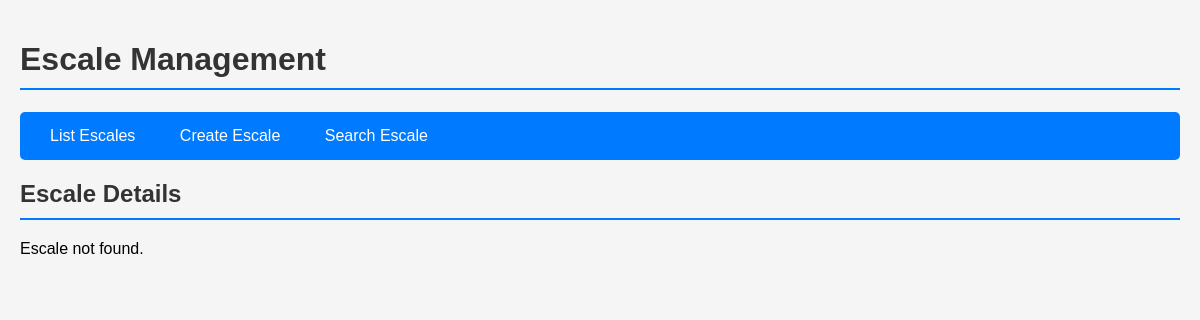
The page /escale?action=details&id=5 on the database as committed earlier.
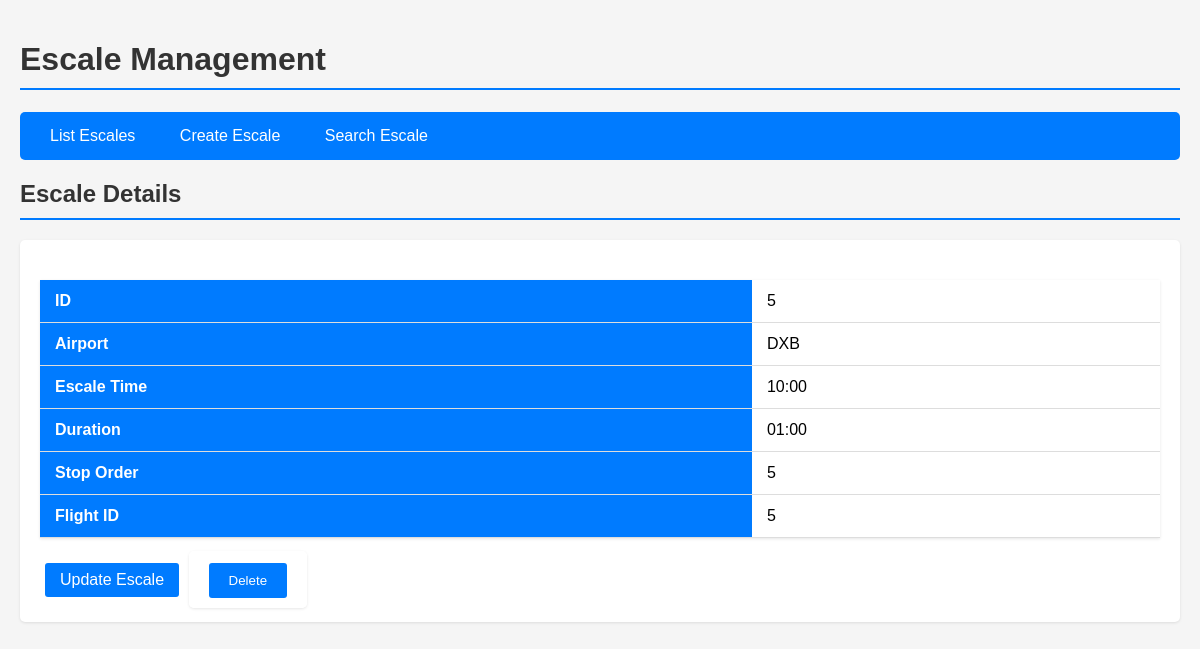
The same page on the database as committed later.
### tables this page shows
CREATE TABLE escale (
        IDESC INTEGER PRIMARY KEY AUTOINCREMENT NOT NULL,
        APORTESC VARCHAR(3) NOT NULL,
        HARMESC TIME NOT NULL,
        DURESC TIME NOT NULL,
        NOORD INT NOT NULL,
        NUMVOL INTEGER NOT NULL,
        FOREIGN KEY (NUMVOL) REFERENCES vol(NUMVOL) ON DELETE CASCADE,
        FOREIGN KEY (APORTESC) REFERENCES airport(CODEV) ON DELETE CASCADE
    );

### routes/escale_routes.py (the view, shortened to what this page needs)
@escale_routes.route("/escale", methods=["GET", "POST"])
def escale():
    action = request.args.get("action", "list")
    escale_id = request.args.get("id", type=int)
    context = {}
    if action == "list":
        context["escales"] = Escale.get_all_escale()
        context["view"] = "list"
    elif action == "details" and escale_id:
        context["escale"] = Escale.get_escale_by_id(escale_id)
        context["view"] = "details"
    elif action == "delete" and escale_id and request.method == "POST":
        Escale.delete_escale(escale_id)
        return redirect(url_for('escale_routes.escale', action='list'))
    return render_template("escale.html", context=context)

### models/escale.py (called while the page is built)
    @staticmethod
    def get_db_connection():
        conn=sqlite3.connect("airplain.db")
        conn.row_factory=sqlite3.Row
        return conn

    @staticmethod
    def get_escale_by_id(idesc):
        conn=Escale.get_db_connection()
        cursor=conn.cursor()
        cursor.execute("SELECT * FROM escale WHERE IDESC =?",(idesc,))
        row=cursor.fetchall()
        if row:
            return row
        return None

### templates/escale.html (shortened to what this page needs)
<!DOCTYPE html>
<html lang="en">
<head>
</head>
<body>
    <h1>Escale Management</h1>
    <nav>
        <a href="/escale?action=list">List Escales</a>
        <a href="/escale?action=create">Create Escale</a>
        <a href="/escale?action=search">Search Escale</a>
    </nav>
    {% if context.view == "list" %}
        <h2>All Escales</h2>
        <table>
            <thead>
                <tr>
                    <th>ID</th>
                    <th>Airport Code</th>
                    <th>Arrival Time</th>
                    <th>Stop Duration</th>
                    <th>Stop Order</th>
                    <th>Flight Number</th>
                    <th>Actions</th>
                </tr>
            </thead>
            <tbody>
                {% for escale in context.escales %}
                    <tr>
                        <td>{{ escale.IDESC }}</td>
                        <td>{{ escale.APORTESC }}</td>
                        <td>{{ escale.HARMESC }}</td>
                        <td>{{ escale.DURESC }}</td>
                        <td>{{ escale.NOORD }}</td>
                        <td>{{ escale.NUMVOL }}</td>
                        <td>
                            <div class="action-links">
                                <a href="{{ url_for('escale_routes.escale', action='details', id=escale['IDESC']) }}">View Details</a>
                                <a href="{{ url_for('escale_routes.escale', action='update', id=escale.IDESC) }}">Update</a>
                                <form method="POST" action="{{ url_for('escale_routes.escale', action='delete',id=escale.IDESC) }}" style="display:inline;">
                                    <button type="submit" onclick="return confirm('Are you sure you want to delete this Escale?')">Delete</button>
                                </form>
                            </div>
                        </td>
                    </tr>
                {% else %}
                    <tr>
                        <td colspan="7">No escales available.</td>
                    </tr>
                {% endfor %}
            </tbody>
        </table>
    {% elif context.view == "details" %}
        <h2>Escale Details</h2>
        {% if context.escale %}
            <div class="details-card">
                <table>
                    <tr>
                        <th>ID</th>
                        <td>{{ context["escale"][0][0] }}</td>
                    </tr>
                    <tr>
                        <th>Airport</th>
                        <td>{{ context["escale"][0][1] }}</td>
                    </tr>
                    <tr>
                        <th>Escale Time</th>
                        <td>{{ context["escale"][0][2] }}</td>
                    </tr>
                    <tr>
                        <th>Duration</th>
                        <td>{{ context["escale"][0][3] }}</td>
                    </tr>
                    <tr>
                        <th>Stop Order</th>
                        <td>{{ context["escale"][0][4] }}</td>
                    </tr>
                    <tr>
                        <th>Flight ID</th>
                        <td>{{ context["escale"][0][5] }}</td>
                    </tr>
                </table>
                <div class="action-links">
                    <a href="{{ url_for('escale_routes.escale', action='update', id=context['escale'][0][0]) }}">Update Escale</a>
                    <form method="POST" action="{{ url_for('escale_routes.escale', action='delete', id=context['escale'][0][0]) }}" style="display:inline;">
                        <button type="submit" onclick="return confirm('Are you sure you want to delete this Escale?')">Delete</button>
                    </form>
                </div>
            </div>
        {% else %}
            <p>Escale not found.</p>
        {% endif %}
    {% endif %}
</body>
</html>

### templates/escale.html (style rules this page uses)
body { font-family: Arial, sans-serif; max-width: 1200px; margin: 0 auto; padding: 20px; background-color: #f5f5f5; }
h1, h2 { color: #333; border-bottom: 2px solid #007bff; padding-bottom: 10px; }
nav { background-color: #007bff; padding: 15px; border-radius: 5px; margin: 20px 0; }
nav a { color: white; text-decoration: none; padding: 8px 15px; margin-right: 10px; border-radius: 3px; transition: background-color 0.3s; }
table { width: 100%; border-collapse: collapse; margin: 20px 0; background-color: white; box-shadow: 0 1px 3px rgba(0,0,0,0.1); }
th, td { padding: 12px 15px; text-align: left; border-bottom: 1px solid #ddd; }
th { background-color: #007bff; color: white; }
.details-card { background-color: white; padding: 20px; border-radius: 5px; box-shadow: 0 1px 3px rgba(0,0,0,0.1); }
.action-links a { display: inline-block; padding: 8px 15px; margin: 5px; background-color: #007bff; color: white; text-decoration: none; border-radius: 3px; transition: background-color 0.3s; }
form { background-color: white; padding: 20px; border-radius: 5px; box-shadow: 0 1px 3px rgba(0,0,0,0.1); }
button { background-color: #007bff; color: white; border: none; padding: 10px 20px; border-radius: 3px; cursor: pointer; transition: background-color 0.3s; }

Rows that differ between the two databases and show on the page:
added escale: IDESC "5", APORTESC "DXB", HARMESC "10:00", DURESC "01:00", NOORD "5", NUMVOL "5"
Other text that changed with them:
text no longer shown: "Escale not found."
text now shown: "ID Airport Escale Time Duration Stop Order Flight ID Update Escale Delete"
